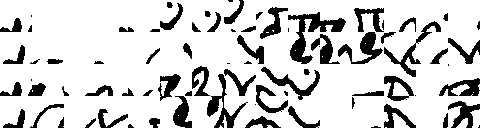
#> input picture hog_image.png, 480 x 128 px
$ python -i cropDenoise.py   (imports and definitions only)
#> lines starting #> are read from the running program, lines starting #| are printed output that depends on the picture; after the words box and inside, x2 and y2 are one past the last pixel; in counts of white or black regions, pixels touching at a corner belong together
#> further down, picture is the input picture: shape (128, 480, 3); 82% white; 77 black regions (19 under 20 px), largest, box (x1, y1, x2, y2) and area: (288, 12, 346, 64) 958, (207, 74, 248, 128) 576, (338, 32, 383, 64) 533
import cv2
import numpy as np
import characteristicsExtractor as ce
import os
import argparse

def cropAndResize(img):
    ##imgF = cv2.imread(route+subroute1,1)
    ##imgG = cv2.imread(route+subroute2,1)


    bbImgF = np.where(img == 0 )
    cropImgF = img[min(bbImgF[0]):max(bbImgF[0]),min(bbImgF[1]):max(bbImgF[1])]
    ##res = cv2.resize(cropImgF,(500,200), interpolation = cv2.INTER_NEAREST)
    res = cv2.copyMakeBorder(cropImgF, 4, 4, 10, 10, cv2.BORDER_CONSTANT,None, [255,255,255])
    return res

def denoisingThinning(img):
    kernel2 = np.ones((3,3),np.uint8)
    img = cv2.dilate(img,kernel2,iterations=1)
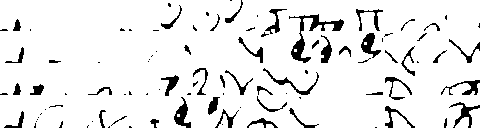
#> img: shape (128, 480, 3); 91.5% white; 97 black regions (50 under 20 px), largest, box (x1, y1, x2, y2) and area: (289, 14, 344, 63) 580, (174, 97, 191, 128) 236, (361, 33, 381, 58) 229
    img = cv2.erode(img,kernel2,iterations=1)
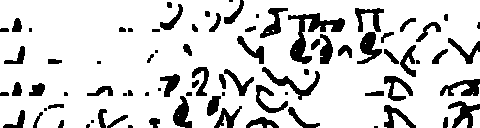
#> img: shape (128, 480, 3); 83.2% white; 82 black regions (19 under 20 px), largest, box (x1, y1, x2, y2) and area: (288, 13, 345, 64) 940, (262, 67, 320, 100) 448, (357, 32, 382, 64) 397
    img = cv2.GaussianBlur(img,(5,5),0)
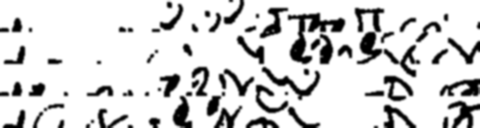
#> img: shape (128, 480, 3); min 0, max 255, mean 212
    return img

def treshAndDim(img):
    ##img = cv2.adaptiveThreshold(img,255,cv2.ADAPTIVE_THRESH_GAUSSIAN_C, cv2.THRESH_BINARY,11,2)
    rt, img =  cv2.threshold(img,0,255,cv2.THRESH_BINARY+cv2.THRESH_OTSU)
    bbImgF = np.where(img == 0)
    dim = (min(bbImgF[0]),max(bbImgF[0]),min(bbImgF[1]),max(bbImgF[1]))

    return (img,dim)


def applyCropDenoise(route):
    print(route[0:-1])

    img2 = cv2.imread(route[0:-1],0)
    kernel = np.ones((5,5),np.uint8)
    ##img2 = cv2.GaussianBlur(img2,(5,5),0)
    aux = treshAndDim(img2)

    dims = aux[1]

    img = cropAndResize(aux[0])
    ##img1 = cropAndResize(img1)
    cv2.imwrite(route[0:-5]+'.tif',img)
    ##os.remove(route[0:-5]+'-for_fix.png')


# [19 lines not run here, left out]


    ##for line in f:
        ##print(line)
      ##  applyCropDenoise(route+line)

>>> import cv2
>>> picture = cv2.imread('hog_image.png')
>>> result = denoisingThinning(picture)
